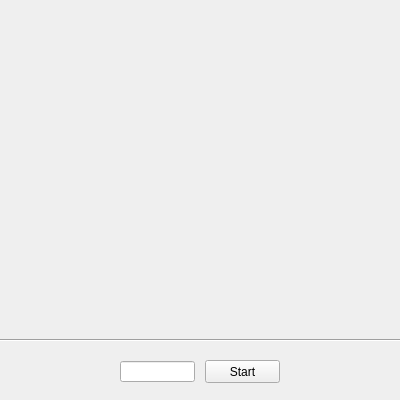
<?xml version="1.0" encoding="UTF-8"?>
<ui version="4.0">
 <class>Markov</class>
 <widget class="QMainWindow" name="Markov">
  <property name="geometry">
   <rect>
    <x>0</x>
    <y>0</y>
    <width>400</width>
    <height>400</height>
   </rect>
  </property>
  <property name="minimumSize">
   <size>
    <width>400</width>
    <height>400</height>
   </size>
  </property>
  <property name="windowTitle">
   <string>Markov</string>
  </property>
  <widget class="QWidget" name="centralWidget">
   <widget class="QLineEdit" name="lineEdit">
    <property name="geometry">
     <rect>
      <x>120</x>
      <y>361</y>
      <width>75</width>
      <height>21</height>
     </rect>
    </property>
   </widget>
   <widget class="Line" name="line">
    <property name="geometry">
     <rect>
      <x>-60</x>
      <y>330</y>
      <width>491</width>
      <height>20</height>
     </rect>
    </property>
    <property name="orientation">
     <enum>Qt::Horizontal</enum>
    </property>
   </widget>
   <widget class="QPushButton" name="pushButton">
    <property name="geometry">
     <rect>
      <x>205</x>
      <y>360</y>
      <width>75</width>
      <height>23</height>
     </rect>
    </property>
    <property name="text">
     <string>Start</string>
    </property>
   </widget>
  </widget>
 </widget>
 <layoutdefault spacing="6" margin="11"/>
 <resources/>
 <connections/>
</ui>
